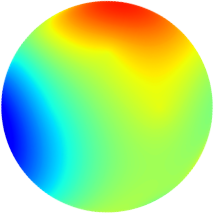
#> input picture ComparingCalciumAndElectrophysiologyMapping/data/button.png, 214 x 214 px
$ python mapBack.py
#> lines starting #> are read from the running program, lines starting #| are printed output that depends on the picture
from PIL import Image
import numpy as np
import matplotlib.pyplot as plt

# Load the images
image1_path = 'data/button.png'
image2_path = 'data/image3.png'

image1 = Image.open(image1_path)
#> image1 is the input picture: PIL image 214x214 RGBA; mean R, G, B, A 170.3, 226.2, 139.2, 196.4
image2 = Image.open(image2_path)
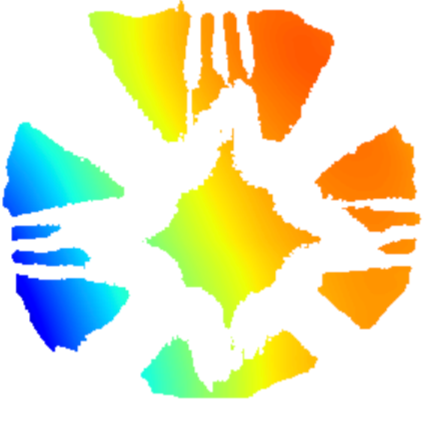
#> input picture ComparingCalciumAndElectrophysiologyMapping/data/image3.png, 423 x 423 px
#> image2 is the input picture: PIL image 423x423 RGBA; mean R, G, B, A 231.2, 229.8, 190.3, 255

# Find the smaller size
smallest_size = min(image1.size[0], image1.size[1], image2.size[0], image2.size[1])
#> smallest_size = 214

# Resize both images to the smallest size using the updated resampling method
image1_resized = image1.resize((smallest_size, smallest_size), Image.Resampling.LANCZOS)
image2_resized = image2.resize((smallest_size, smallest_size), Image.Resampling.LANCZOS)
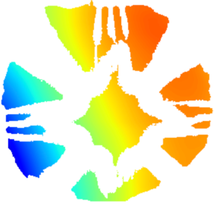
#> image2_resized: PIL image 214x214 RGBA; mean R, G, B, A 231.1, 229.7, 190.2, 255

# Convert images to numpy matrices
image1_matrix = np.array(image1_resized)
image2_matrix = np.array(image2_resized)

# Save the processed matrices
np.save('data/image1_matrix.npy', image1_matrix)
np.save('data/image2_matrix.npy', image2_matrix)

# Plot the resized images
plt.figure(figsize=(10, 5))

# Plot the first image
plt.subplot(1, 2, 1)
plt.title("Resized Image 1")
plt.imshow(image1_resized)
plt.axis('off')

# Plot the second image
plt.subplot(1, 2, 2)
plt.title("Resized Image 2")
plt.imshow(image2_resized)
plt.axis('off')

plt.tight_layout()
plt.show()
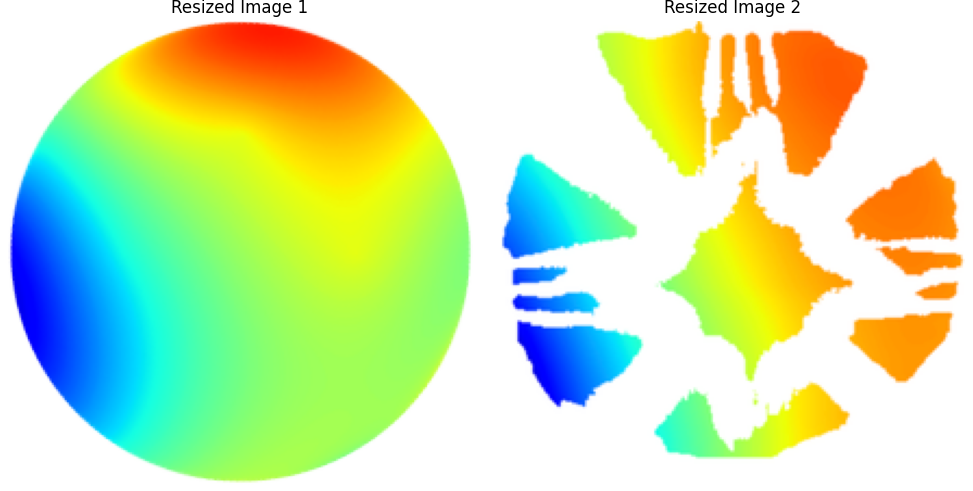
#> figure drawn by matplotlib, 2 panels
